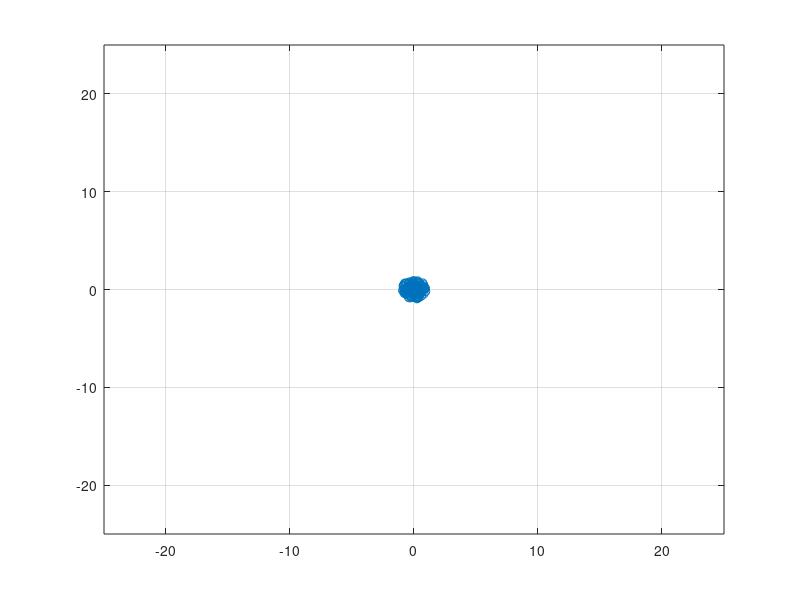

MATLAB code to generate this figure: (Note: this script raises an error after producing the figure.)
close all;
clear all;
clc;

N = 200;
M = 200;
h = 1;

mSize = 25;

XY = zeros(M, 2);
x = zeros(M,1);
y = zeros(M,1);

for i=1:M
    r = rand(1);
    theta = 2 * pi * rand(1);
    XY(i,1) = r .* cos(theta);
    XY(i,2) = r .* sin(theta);
end;

x = XY(:,1);
y = XY(:,2);

plot(x,y,'o');
axis([-mSize mSize -mSize mSize]);
grid on;
%%
f = getframe;
[im,map] = rgb2ind(f.cdata,256);
filename = 'bee.gif';
imwrite(im,map,filename,'DelayTime',0,'Loopcount',inf);
for i=1:N   
    
    for k=1:M
    dir = rand(1);
         if dir <= 0.25
             XY(k,1) = XY(k,1) + h;
         elseif dir > 0.25 && dir <= 0.5
             XY(k,1) = XY(k,1) - h;
         elseif dir > 0.5 && dir <= 0.75
             XY(k,2) = XY(k,2) - h;
         elseif dir > 0.75
             XY(k,2) = XY(k,2) + h;
        end;
    end;
    
    x = XY(:,1);
    y = XY(:,2);
    plot(x,y, 'o');
    grid on;
    axis([-mSize mSize -mSize mSize]);
    drawnow;
    pause(0.025);
    f = getframe;
    [im,map] = rgb2ind(f.cdata,256);
    imwrite(im,map,filename,'DelayTime',0,'WriteMode','Append');
end